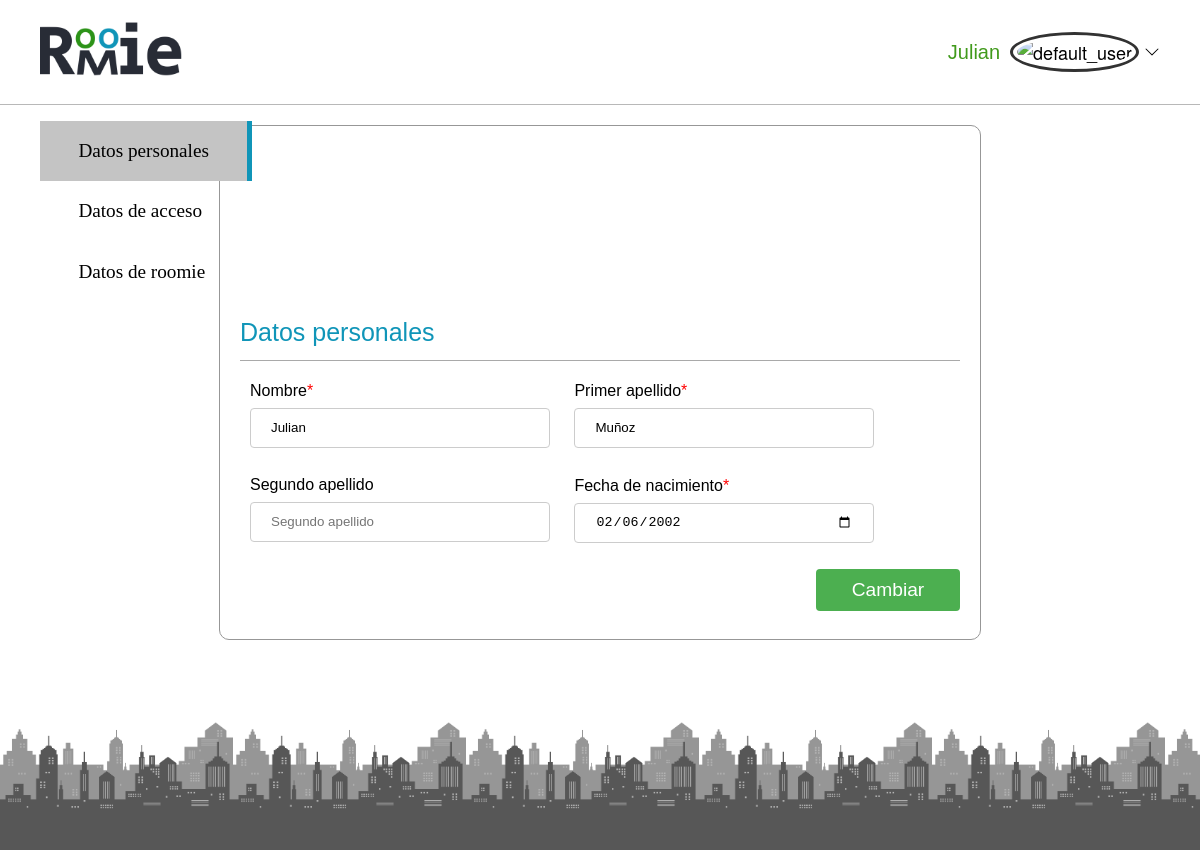
/mi_perfil.php?pag=id_1 (signed in), run on the app's committed database.
### tables this page shows
CREATE TABLE `usuarios` (
  `id_usuario` int(11) NOT NULL,
  `correo` varchar(255) NOT NULL,
  `nombre` varchar(255) NOT NULL,
  `apellido1` varchar(255) NOT NULL,
  `apellido2` varchar(255) DEFAULT NULL,
  `contrasenia` varchar(2048) NOT NULL,
  `fecha_nacimiento` date NOT NULL
);

### includes/src/Aplicacion.php (called while the page is built, shortened)
<?php
class Aplicacion
{
    private $dirInstalacion;
    private $inicializada;
    private function __construct()
    {
        $this->inicializada = false;
    }
    public function init($bdDatosConexion, $rutaApp = '/', $dirInstalacion = __DIR__)
    {
        if (!$this->inicializada) {
            $this->dirInstalacion = $dirInstalacion;
            $this->inicializada = true;
        }
    }
    private function doIncludeInterna($path, &$params, $retornaContenido=false)
    {
        if (mb_strlen($path) > 0 && mb_substr($path, 0, 1) !== '/') {
            $path = '/' . $path;
        }
        include($this->dirInstalacion . $path);
        if($retornaContenido){
            $contenido=$contenido??"No ha pido cargar contenido";
            return $contenido;
        }
    }
    public function getHTML($path)
    {
        $params = array();
        $aux = $this->doIncludeInterna($path, $params, true);
        return $aux;
    }
}

### includes/src/Vista.php (called while the page is built, shortened)
<?php
class Vista{
    protected $contenido = "";
    public function carga_contenido($paths) {
        $app = Aplicacion::getInstance();
        foreach ($paths as $p) {
            $this->contenido .= $app->getHTML($p);
        }
    }
}

### mi_perfil.php (called while the page is built, shortened)
<?php
require_once __DIR__.'/includes/config.php';
$paths = ["vistas/contenidos/contenido_perfil.php"];
$vista->carga_contenido($paths);

### includes/src/usuarios/Usuario.php (called while the page is built, shortened)
<?php
class Usuario
{
    public static function buscaUsuario($correo)
    {
        $conn = Aplicacion::getInstance()->getConexionBd();
        $query = sprintf("SELECT * FROM usuarios WHERE correo='%s'", $conn->real_escape_string($correo));
        $rs = $conn->query($query);
        $result = false;
        if ($rs) {
            $fila = $rs->fetch_assoc();
            if ($fila) {
                $result = new Usuario($fila['correo'], $fila['nombre'], $fila['apellido1'],  $fila['apellido2'], $fila['fecha_nacimiento'],$fila['contrasenia'], $fila['id_usuario']);
            }
        } else {
            error_log("Error BD ({$conn->errno}): {$conn->error}");
        }
        return $result;
    }
    private $nombre;
    private $apellido1;
    private $apellido2;
    private $birthday;
    private function __construct($email, $nombre, $apellido1, $apellido2, $fecha_nacimiento, $password, $id = null, $roles = array())
    {
        $this->nombre = $nombre;
        $this->apellido1 = $apellido1;
        $this->apellido2 = $apellido2;
        $this->birthday = $fecha_nacimiento;
    }
    public function getNombre()
    {
        return $this->nombre;
    }
    public function getApellido1()
    {
        return $this->apellido1??"";
    }
    public function getApellido2()
    {
        return $this->apellido2??"";
    }
    public function getBirthday()
    {
        return $this->birthday;
    }
}

### includes/src/usuarios/FormularioEditDatosPersonales.php (the view, shortened to what this page needs)
<?php
class FormularioEditDatosPersonales extends Form{
    protected function generaCamposFormulario($datos)
    {
        $erroresCampos = self::generaErroresCampos(['nombre', 'apellido1', 'apellido2'], $this->errores, 'span', array('class' => 'error text-danger'));
        $app = Aplicacion::getInstance();
        $usuario = Usuario::buscaUsuario($app->correo());
        $nombre = $usuario->getNombre()??"";
        $apellido1 = $usuario->getApellido1();
        $apellido2 = $usuario->getApellido2();
        $time = strtotime("-16 year", time());
        $hace_16_anios = date("Y-m-d", $time);
        $time = strtotime("-80 year", time());
        $hace_80_anios = date("Y-m-d", $time);
        $formulario = <<<EOS
            <div class="formulario">
                <div class="col-5 centrado index-banner-block">
                    <label class="mt-2">Nombre<span class="text-danger">*</span></label>
                    <input class="w-100 index-input inline default-input" value="$nombre" type="text" name="nombre" placeholder="Nombre" required>
                    {$erroresCampos['nombre']}
                </div>
                <div class="col-5 centrado index-banner-block">
                    <label class="mt-2">Primer apellido<span class="text-danger">*</span></label>
                    <input class="w-100 index-input inline default-input" value="$apellido1" type="text" name="apellido1" placeholder="Primer apellido" required>
                    {$erroresCampos['apellido1']}
                </div>
                <div class="col-5 centrado index-banner-block">
                    <label class="mt-2">Segundo apellido</label>
                    <input class="w-100 index-input inline default-input" value="$apellido2" type="text" name="apellido2" placeholder="Segundo apellido">
                    {$erroresCampos['apellido2']}
                </div>
                <div class="col-5 centrado index-banner-block">
                    <label class="mt-2">Fecha de nacimiento<span class="text-danger">*</span></label>
                    <input class="w-100 index-input inline default-input" type="date" value={$usuario->getBirthday()} name="birthday" min=$hace_80_anios max=$hace_16_anios required />
                </div>
            </div>
            <input class="btn-registro" type="submit" value="Cambiar">
            <div class="clear"></div>
        EOS;
        return $formulario;
    }
}

### css/estilo.css (style rules this page uses)
body { position: relative; min-height: 100vh; margin: 0px; }
.index-input { padding: 10px 20px; margin: 8px 0; height: 40px !important; }
.index-banner-block { display:inline-block; text-align: left; margin: 10px !important; }
.centrado { vertical-align: baseline; font-family: Arial, Helvetica, sans-serif; margin: auto; }
label.mt-2 { margin-top: 2em; }
.w-100 { width: 100%; }
.inline { display: inline-block; }
.default-input { border: 1px solid #ccc; border-radius: 4px; box-sizing: border-box; }
input[type=submit] { background-color: #4CAF50; padding: 10px 20px; margin: 8px 0; border: none; border-radius: 4px; cursor: pointer; }
.formulario { font-family: Verdana, Geneva, Tahoma, sans-serif; font-size: 16px; }
.text-danger { color:red; }
.btn-registro { width: 20% !important; margin: 10px; float: right; font-size: 1.2em; color: white; background-color: #4CAF50; padding: 10px 20px; border: none; border-radius: 4px; cursor: pointer; }
.text-danger { color: red; }
@media only screen and (min-width: 800px) { .col-5 { width: 41.66%; } }

### data on the page
usuarios: nombre "Julian", apellido1 "Muñoz", birthday "02/06/2002"

### other printed values
$nombre "Julian"
